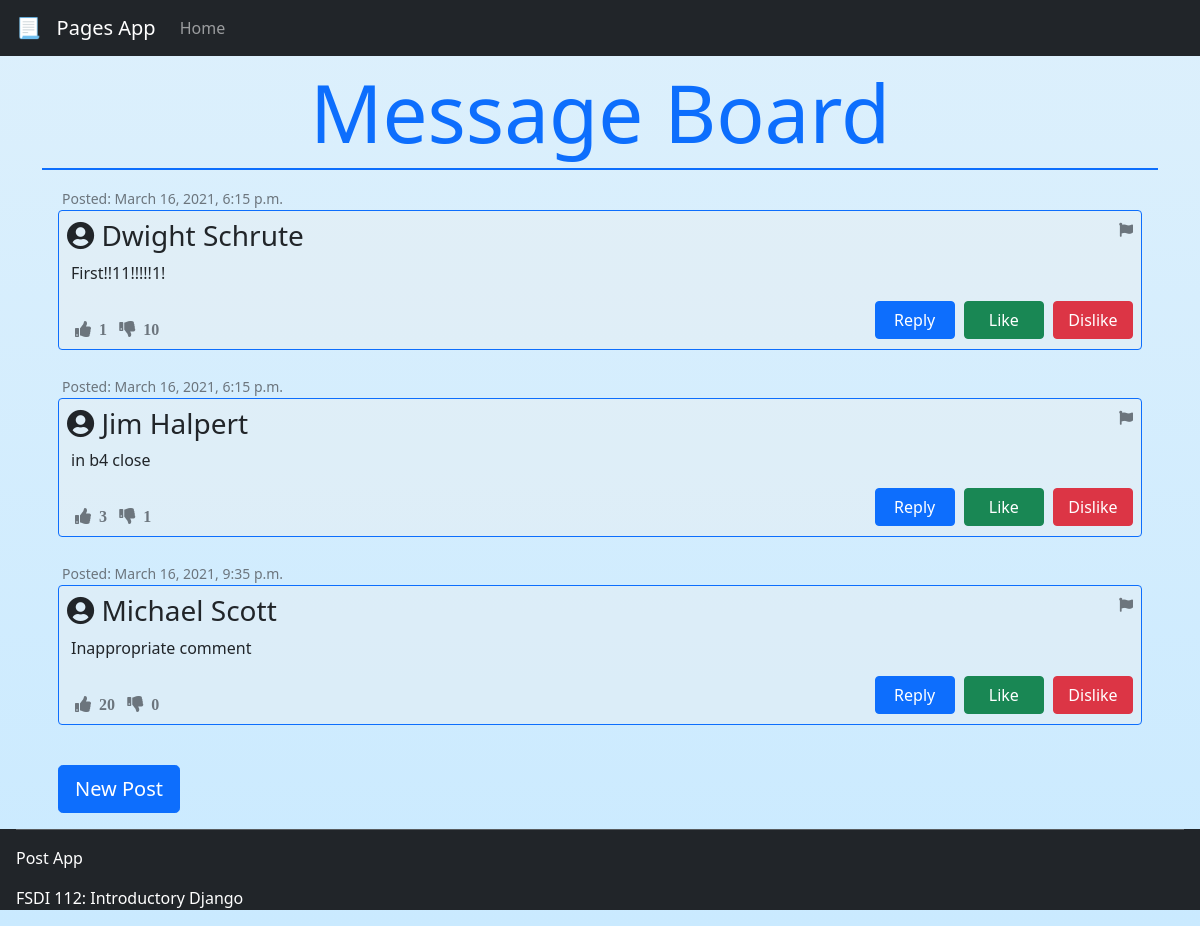
The page / on the database its author committed.
### posts/models.py (models this page shows, shortened)
class Post(models.Model):
    creator = models.TextField()
    text = models.TextField()
    likes = models.IntegerField()
    dislikes = models.IntegerField()
    created_at = models.DateTimeField(auto_now_add=True)

### posts/views.py (the view)
# urls.py: path("", HomePageView.as_view(), name="home"),
class HomePageView(ListView):
    model = Post
    template_name = "home.html"
    context_object_name = "all_posts_list"

### posts/templates/home.html (shortened to what this page needs)
{% extends "base.html" %}
{% block content %}
<div class="container pt-3">
    <h1 class="display-1 mt-5 text-primary text-center">Message Board</h1>
    <div class="divider bg-primary border border-primary"></div>
    <div class="mt-3 px-3" id="all-posts">
        {% for post in all_posts_list %}
        <small class="text-muted mx-1">Posted: {{post.created_at}}</small>
            <div id="one-post" class="border border-primary rounded mb-4 px-2 py-2">
                <div class="d-flex justify-content-between">
                    <h3 class=""><i class="fas fa-user-circle"></i> {{post.creator}}</h3>
                    <small><i class="fas fa-flag text-muted" onclick="btnFlag('{{post.id}}')"></i></small>
                </div>
                <p class="px-1">{{ post.text }}</p>
                <div class="d-flex justify-content-between" id="btn-post">
                    <div class="mt-3 px-2">
                        <i id="likes-{{post.id}}" class="fas fa-thumbs-up text-muted">&nbsp {{post.likes}} &nbsp</i>
                        <i id="dislikes-{{post.id}}" class="fas fa-thumbs-down text-muted">&nbsp {{post.dislikes}} &nbsp</i>
                    </div>
                    <div>
                        <button class="btn btn-small btn-primary">Reply</button>
                        <button onclick="btnLike('{{post.id}}')" class="btn btn-small btn-success">Like</button>
                        <button onclick="btnDislike('{{post.id}}')" class="btn btn-small btn-danger">Dislike</button>
                    </div>
                </div>
            </div>
        {% endfor %}
        <button class="btn btn-lg btn-primary mt-3">New Post</button>
    </div>
</div>
{% endblock content %}

### posts/templates/base.html (shortened to what this page needs)
<!DOCTYPE html>
<html lang="en">
<head>
    {% load static %}
    <link rel="stylesheet" href="{% static '../static/css/styles.css' %}">
    <link href="https://cdn.jsdelivr.net/npm/bootstrap@5.0.0-beta2/dist/css/bootstrap.min.css" rel="stylesheet">
    <link rel="stylesheet" href="https://pro.fontawesome.com/releases/v5.10.0/css/all.css"/>
</head>
<body>
    <nav class="navbar navbar-expand-lg navbar-dark bg-dark fixed-top mb-5 text-warning">
        <a class="navbar-brand mx-3" href="{% url 'home' %}">📃 &nbsp Pages App</a>
        <div class="collapse navbar-collapse" id="navbarNavAltMarkup">
            <div class="navbar-nav">
                <a class="nav-link" href="{% url 'home' %}">Home</a>
            </div>
        </div>
    </nav>
    <main>
        {% block content %}
        {% endblock content %}
    </main>
    <footer class="px-3 text-white bg-dark">
        <hr>
        <p>Post App</p>
        <p>FSDI 112: Introductory Django</p>
    </footer>
</body>
</html>

### posts/static/css/styles.css (style rules this page uses)
body { background-image: linear-gradient(#DDF0FC, #caeaff); }
.container { min-height: 90vh; }
#one-post { background-color: #e9edf075; }
#btn-post button { margin-left: 5px; width: 80px; }
footer { min-height: 10vh; }

### rows shown on the page
Post: created_at "March 16, 2021, 6:15 p.m.", creator "Dwight Schrute", text "First!!11!!!!!1!", likes "1", dislikes "10"
Post: created_at "March 16, 2021, 6:15 p.m.", creator "Jim Halpert", text "in b4 close", likes "3", dislikes "1"
Post: created_at "March 16, 2021, 9:35 p.m.", creator "Michael Scott", text "Inappropriate comment", likes "20", dislikes "0"
